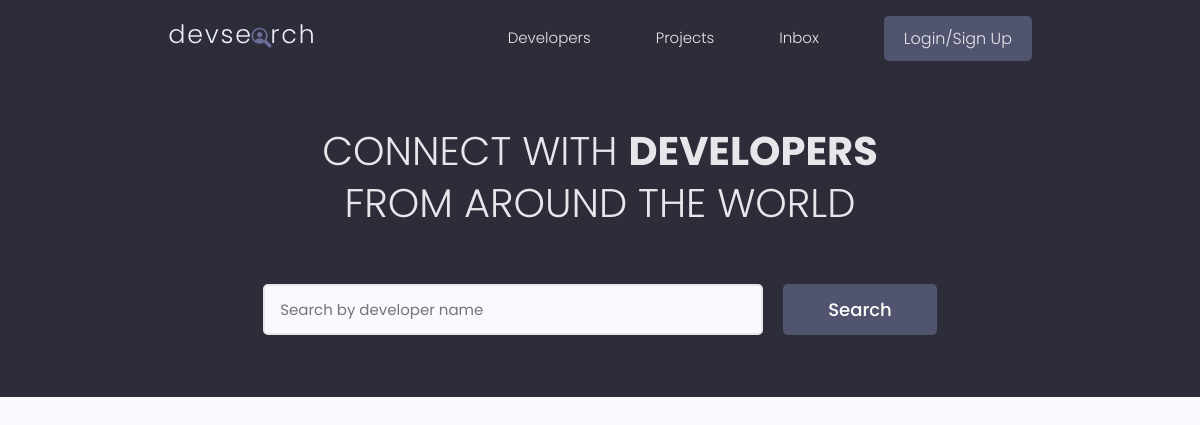
/, run on an earlier commit of the app's database.
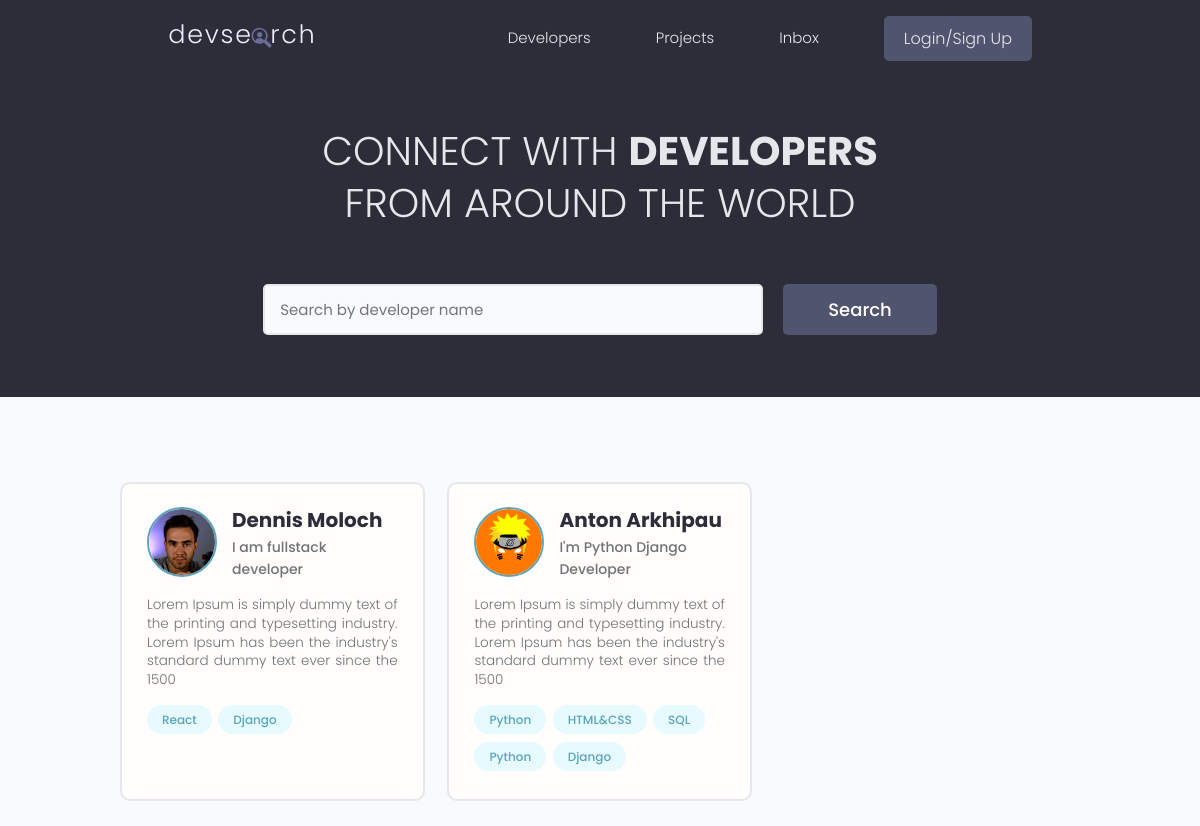
And on a later commit of the database.
### users/models.py (models this page shows, shortened)
class Profile(models.Model):
    user = models.OneToOneField(User, on_delete=models.CASCADE, null=True, blank=True)
    name = models.CharField(max_length=200, blank=True, null=True)
    email = models.EmailField(max_length=500, blank=True, null=True)
    username = models.CharField(max_length=200, blank=True, null=True)
    location = models.CharField(max_length=200, blank=True, null=True)
    short_intro = models.CharField(max_length=200, blank=True, null=True)
    bio = models.TextField(blank=True, null=True)
    profile_image = models.ImageField(null=True, blank=True, upload_to='profiles/', default='profiles/user-default.png')
    social_github = models.CharField(max_length=200, blank=True, null=True)
    social_twitter = models.CharField(max_length=200, blank=True, null=True)
    social_linkedin = models.CharField(max_length=200, blank=True, null=True)
    social_youtube = models.CharField(max_length=200, blank=True, null=True)
    social_website = models.CharField(max_length=200, blank=True, null=True)
    created = models.DateTimeField(auto_now_add=True)
    id = models.UUIDField(default=uuid.uuid4, unique=True,
                          primary_key=True, editable=False)

class Skill(models.Model):
    owner = models.ForeignKey(Profile, on_delete=models.CASCADE, null=True, blank=True)
    name = models.CharField(max_length=200, blank=True, null=True)
    description = models.TextField(null=True, blank=True)
    created = models.DateTimeField(auto_now_add=True)
    id = models.UUIDField(default=uuid.uuid4, unique=True,
                          primary_key=True, editable=False)
    def __str__(self):
        return str(self.name)

### users/views.py (the view)
# urls.py: path('', views.profiles, name='profiles'),
def profiles(request):
    profiles = Profile.objects.all()
    context = {'profiles': profiles}
    return render(request, 'users/profiles.html', context)

### users/templates/users/profiles.html (shortened to what this page needs)
{% extends 'main.html' %}
{% block content %}
  <main class="home">
    <section class="hero-section text-center">
      <div class="container container--narrow">
        <div class="hero-section__box">
          <h2>CONNECT WITH <span>DEVELOPERS</span></h2>
          <h2>FROM AROUND THE WORLD</h2>
        </div>
        <div class="hero-section__search">
          <form class="form" action="#" method="get">
            <div class="form__field">
              <input class="input input--text" id="formInput#search" type="text" name="text"
                placeholder="Search by developer name" />
            </div>
            <input class="btn btn--sub btn--lg" type="submit" value="Search" />
          </form>
        </div>
      </div>
    </section>
    <section class="devlist">
      <div class="container">
        <div class="grid grid--three">
        {% for profile in profiles %}
          <div class="column card">
            <div class="dev">
              <a href="{% url 'user-profile' profile.id %}" class="card__body">
                <div class="dev__profile">
                  <img class="avatar avatar--md" src="{{ profile.profile_image.url }}" alt="image" />
                  <div class="dev__meta">
                    <h3>{{profile.name}}</h3>
                    <h5>{{profile.short_intro|slice:"60"}}</h5>
                  </div>
                </div>
                <p class="dev__info">{{profile.bio|slice:"150"}}</p>
                <div class="dev__skills">
                  {% for skill in profile.skill_set.all|slice:"5" %}
                  <span class="tag tag--pill tag--main">
                    <small>{{skill}}</small>
                  </span>
                  {% endfor %}
                </div>
              </a>
            </div>
          </div>
        {% endfor %}
        </div>
      </div>
    </section>
  </main>
{% endblock %}

What changed in the data, as far as the page shows it:
added Profile: profile_image (picture), name "Dennis Moloch", short_intro "I am fullstack developer", bio "Lorem Ipsum is simply dummy text of the printing and typesetting industry. Lorem Ipsum has been the industry's standard dummy text ever since the 1500"
added Skill: name "React", shown under "Dennis Moloch"
added Skill: name "Django", shown under "Dennis Moloch"
added Profile: profile_image (picture), name "Anton Arkhipau", short_intro "I'm Python Django Developer", bio "Lorem Ipsum is simply dummy text of the printing and typesetting industry. Lorem Ipsum has been the industry's standard dummy text ever since the 1500"
added Skill: name "Python", shown under "Anton Arkhipau"
added Skill: name "HTML&CSS", shown under "Anton Arkhipau"
added Skill: name "SQL", shown under "Anton Arkhipau"
added Skill: name "Python", shown under "Anton Arkhipau"
added Skill: name "Django", shown under "Anton Arkhipau"
